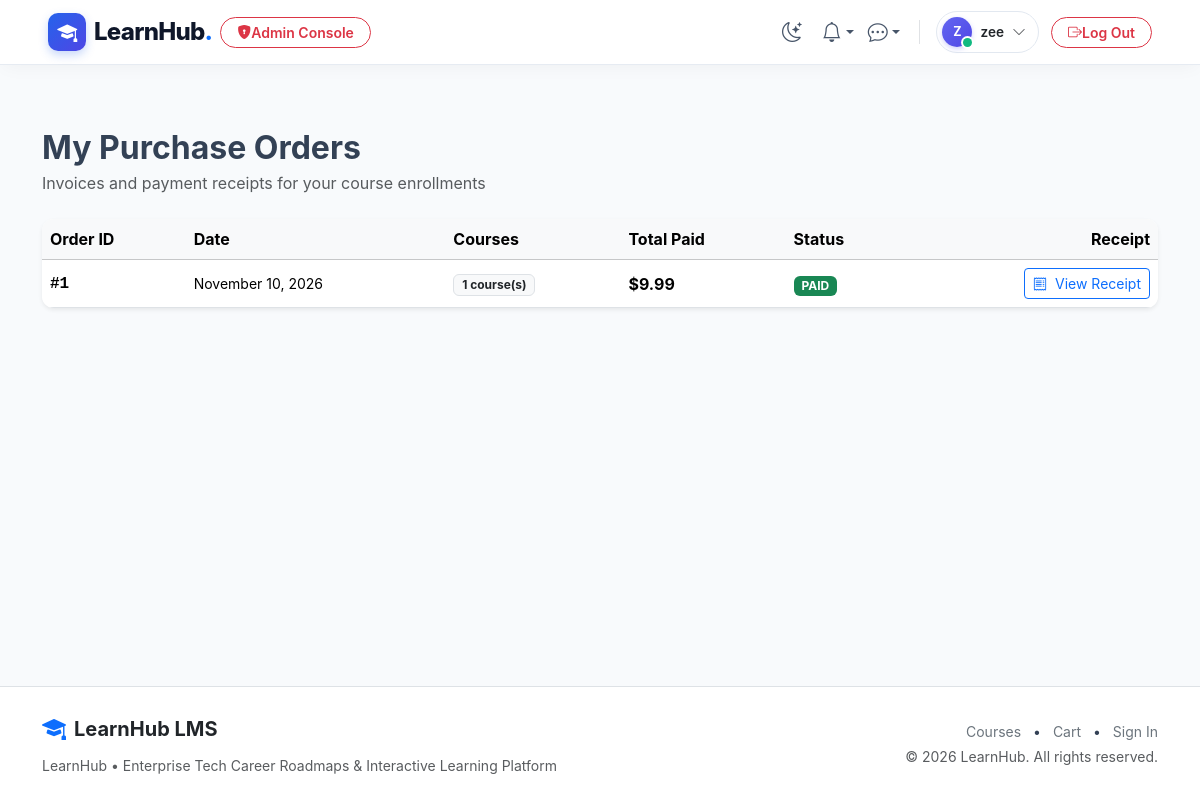
Page /shop/orders (signed in) on the committed database.
### app/models/users.py (models this page shows, shortened)
class User(UserMixin, db.Model):
    __tablename__ = 'users'
    id = db.Column(db.Integer, primary_key=True)
    email = db.Column(db.String(120), unique=True, nullable=False, index=True)
    username = db.Column(db.String(80), unique=True, nullable=False, index=True)
    password_hash = db.Column(db.String(255), nullable=False)
    role_id = db.Column(db.Integer, db.ForeignKey('roles.id'), nullable=False)
    is_active = db.Column(db.Boolean, default=True, nullable=False)
    last_login = db.Column(db.DateTime, nullable=True)
    created_at = db.Column(db.DateTime, default=utcnow, nullable=False)
    role = db.relationship('Role', back_populates='users', lazy='joined')
    profile = db.relationship('UserProfile', back_populates='user', uselist=False, cascade='all, delete-orphan', lazy='joined')
    notifications = db.relationship('Notification', back_populates='user', cascade='all, delete-orphan', lazy='select', order_by='Notification.created_at.desc()')
    enrollments = db.relationship('Enrollment', back_populates='user', lazy='select')
    orders = db.relationship('Order', back_populates='user', lazy='select')
    course_instructors = db.relationship('CourseInstructor', back_populates='user', lazy='select')
    created_courses = db.relationship('Course', back_populates='creator', foreign_keys='Course.created_by', lazy='select')
    wishlists = db.relationship('Wishlist', back_populates='user', cascade='all, delete-orphan', lazy='select')
    quiz_attempts = db.relationship('QuizAttempt', back_populates='user', lazy='select')
    submissions = db.relationship('Submission', back_populates='user', lazy='select')
    forum_threads = db.relationship('ForumThread', back_populates='author', lazy='select')
    forum_posts = db.relationship('ForumPost', back_populates='author', lazy='select')
    post_likes = db.relationship('PostLike', back_populates='user', cascade='all, delete-orphan', lazy='select')
    sent_messages = db.relationship('Message', back_populates='sender', foreign_keys='Message.sender_id', lazy='select')
    received_messages = db.relationship('Message', back_populates='recipient', foreign_keys='Message.recipient_id', lazy='select')
    user_badges = db.relationship('UserBadge', back_populates='user', cascade='all, delete-orphan', lazy='select')
    reviews = db.relationship('Review', back_populates='user', lazy='select')
    audit_logs = db.relationship('AuditLog', back_populates='user', lazy='select')
    def has_role(self, role_name: str) -> bool:
        return bool(self.role and self.role.name.lower() == role_name.lower())
    @property
    def is_admin(self) -> bool:
        return self.has_role('admin')
    @property
    def is_instructor(self) -> bool:
        return self.has_role('instructor')
    @property
    def is_student(self) -> bool:
        return self.has_role('student')

### app/models/commerce.py (models this page shows, shortened)
class Order(db.Model):
    __tablename__ = 'orders'
    id = db.Column(db.Integer, primary_key=True)
    user_id = db.Column(db.Integer, db.ForeignKey('users.id', ondelete='CASCADE'), nullable=False, index=True)
    coupon_id = db.Column(db.Integer, db.ForeignKey('coupons.id', ondelete='SET NULL'), nullable=True)
    subtotal = db.Column(db.Float, default=0.0, nullable=False)
    discount = db.Column(db.Float, default=0.0, nullable=False)
    total = db.Column(db.Float, default=0.0, nullable=False)
    status = db.Column(db.String(20), default='pending', nullable=False)  # pending, paid, failed
    created_at = db.Column(db.DateTime, default=utcnow, nullable=False)
    user = db.relationship('User', back_populates='orders')
    coupon = db.relationship('Coupon', back_populates='orders')
    items = db.relationship('OrderItem', back_populates='order', cascade='all, delete-orphan', lazy='selectin')
    payment = db.relationship('Payment', back_populates='order', uselist=False, cascade='all, delete-orphan')

### app/blueprints/commerce/routes.py (the view)
@commerce_bp.route('/orders')
@login_required
def orders():
    user_orders = Order.query.filter_by(user_id=current_user.id).order_by(Order.created_at.desc()).all()
    return render_template('commerce/orders.html', orders=user_orders)

### app/templates/commerce/orders.html (shortened to what this page needs)
{% extends 'base.html' %}
{% block content %}
<div class="container py-4">
  <h2 class="fw-bold mb-1">My Purchase Orders</h2>
  <p class="text-muted mb-4">Invoices and payment receipts for your course enrollments</p>
  <div class="card shadow-sm border-0">
    <div class="table-responsive">
      <table class="table table-hover align-middle mb-0">
        <thead class="table-light">
          <tr>
            <th>Order ID</th>
            <th>Date</th>
            <th>Courses</th>
            <th>Total Paid</th>
            <th>Status</th>
            <th class="text-end">Receipt</th>
          </tr>
        </thead>
        <tbody>
          {% for ord in orders %}
            <tr>
              <td class="font-monospace fw-bold">#{{ ord.id }}</td>
              <td class="small">{{ ord.created_at.strftime('%B %d, %Y') }}</td>
              <td>
                <span class="badge bg-light text-dark border">{{ ord.items|length }} course(s)</span>
              </td>
              <td class="fw-bold">${{ "%.2f"|format(ord.total) }}</td>
              <td>
                <span class="badge {% if ord.status == 'paid' %}bg-success{% else %}bg-danger{% endif %} text-uppercase">
                  {{ ord.status }}
                </span>
              </td>
              <td class="text-end">
                <a href="{{ url_for('commerce.order_receipt', order_id=ord.id) }}" class="btn btn-sm btn-outline-primary">
                  <i class="bi bi-receipt me-1"></i> View Receipt
                </a>
              </td>
            </tr>
          {% else %}
            <tr>
              <td colspan="6" class="text-center py-4 text-muted">You have not placed any orders yet.</td>
            </tr>
          {% endfor %}
        </tbody>
      </table>
    </div>
  </div>
</div>
{% endblock %}

### app/templates/partials/navbar.html (shortened to what this page needs)
{% set is_preview = is_preview if is_preview is defined else (True if (request.args.get('preview') == '1' or session.get('live_preview')) and request.blueprint != 'admin' else False) %}
{% set preview_qs = preview_qs if preview_qs is defined else ('?preview=1' if is_preview else '') %}
{% set is_admin_panel = (request.blueprint == 'admin') %}
{% set is_user_logged_in = current_user.is_authenticated and not (is_preview and not is_admin_panel) %}
{% set is_admin_user = current_user.is_authenticated and current_user.is_admin and not (is_preview and not is_admin_panel) %}
<nav class="navbar navbar-expand-lg navbar-glass sticky-top py-2">
  <div class="container-fluid px-xl-5 px-lg-4 px-3">
    <a class="navbar-brand d-flex align-items-center gap-2 text-decoration-none me-2" href="{{ url_for('admin.dashboard') if (is_admin_panel or is_admin_user) else (url_for('catalog.home') ~ preview_qs) }}">
      <div class="brand-logo-squircle">
        <i class="bi bi-mortarboard-fill"></i>
      </div>
      <span class="fs-4 brand-text leading-none">LearnHub<span class="text-primary">.</span></span>
    </a>
    <div class="offcanvas-lg offcanvas-start flex-grow-1" tabindex="-1" id="navbarOffcanvas" aria-labelledby="navbarOffcanvasLabel">
      <div class="offcanvas-body d-flex flex-column flex-lg-row align-items-lg-center justify-content-between p-3 p-lg-0 w-100">
        <ul class="navbar-nav me-auto mb-2 mb-lg-0 align-items-lg-center gap-1 flex-lg-nowrap d-none d-lg-flex">
          {% if is_admin_panel %}
            {% set is_dash_active = (request.endpoint == 'admin.dashboard') %}
            {% set is_users_active = (request.endpoint and ('user' in request.endpoint or 'role' in request.endpoint)) %}
            {% set is_roadmaps_active = (request.endpoint and 'roadmap' in request.endpoint) %}
            {% set is_cat_active = (request.endpoint and ('categor' in request.endpoint or 'department' in request.endpoint or 'tag' in request.endpoint)) %}
            {% set is_coupons_active = (request.endpoint and 'coupon' in request.endpoint) %}
            {% set is_audit_active = (request.endpoint and 'audit' in request.endpoint) %}
            {% set is_settings_active = (request.endpoint and ('setting' in request.endpoint or 'badge' in request.endpoint)) %}
            <li class="nav-item">
              <a class="nav-link admin-nav-item {% if is_dash_active %}active{% endif %}" href="{{ url_for('admin.dashboard') }}" title="Dashboard">
                <i class="bi bi-speedometer2 text-danger {% if is_dash_active %}me-1.5{% endif %}"></i>
                {% if is_dash_active %}<span>Dashboard</span>{% endif %}
              </a>
            </li>
            <li class="nav-item">
              <a class="nav-link admin-nav-item {% if is_users_active %}active{% endif %}" href="{{ url_for('admin.users_list') }}" title="Users & Roles">
                <i class="bi bi-people text-info {% if is_users_active %}me-1.5{% endif %}"></i>
                {% if is_users_active %}<span>Users</span>{% endif %}
              </a>
            </li>
            <li class="nav-item">
              <a class="nav-link admin-nav-item {% if is_roadmaps_active %}active{% endif %}" href="{{ url_for('admin.roadmaps') }}" title="Career Roadmaps">
                <i class="bi bi-signpost-split-fill text-primary {% if is_roadmaps_active %}me-1.5{% endif %}"></i>
                {% if is_roadmaps_active %}<span>Roadmaps</span>{% endif %}
              </a>
            </li>
            <li class="nav-item">
              <a class="nav-link admin-nav-item {% if is_cat_active %}active{% endif %}" href="{{ url_for('admin.categories') }}" title="Categories & Taxonomy">
                <i class="bi bi-folder text-warning {% if is_cat_active %}me-1.5{% endif %}"></i>
                {% if is_cat_active %}<span>Categories</span>{% endif %}
              </a>
            </li>
            <li class="nav-item">
              <a class="nav-link admin-nav-item {% if is_coupons_active %}active{% endif %}" href="{{ url_for('admin.coupons') }}" title="Promo Coupons">
                <i class="bi bi-ticket-perforated text-success {% if is_coupons_active %}me-1.5{% endif %}"></i>
                {% if is_coupons_active %}<span>Coupons</span>{% endif %}
              </a>
            </li>
            <li class="nav-item">
              <a class="nav-link admin-nav-item {% if is_audit_active %}active{% endif %}" href="{{ url_for('admin.audit_logs') }}" title="Security Audit Logs">
                <i class="bi bi-shield-check text-dark {% if is_audit_active %}me-1.5{% endif %}"></i>
                {% if is_audit_active %}<span>Audit Logs</span>{% endif %}
              </a>
            </li>
            <li class="nav-item">
              <a class="nav-link admin-nav-item {% if is_settings_active %}active{% endif %}" href="{{ url_for('admin.settings') }}" title="System Settings">
                <i class="bi bi-gear text-secondary {% if is_settings_active %}me-1.5{% endif %}"></i>
                {% if is_settings_active %}<span>Settings</span>{% endif %}
              </a>
            </li>
            <li class="nav-item ms-1">
              <a class="nav-link admin-nav-item text-secondary border" href="{{ url_for('catalog.home', preview=1) }}" target="_blank" title="View Live Website">
                <i class="bi bi-box-arrow-up-right"></i>
              </a>
            </li>
          {% else %}
            {% if is_user_logged_in %}
              {% if current_user.is_student %}
                <li class="nav-item">
                  <a class="nav-link nav-pill-link {% if request.endpoint == 'learning.my_learning' %}active{% endif %}" href="{{ url_for('learning.my_learning') }}">
                    <i class="bi bi-journal-bookmark me-1.5 text-secondary"></i>
                    <span>My Learning</span>
                  </a>
                </li>
                {% if resume_learning %}
                  <li class="nav-item d-none d-md-block">
                    <a href="{{ resume_learning.url }}" class="nav-resume-pill text-decoration-none d-flex align-items-center gap-2" title="Resume: {{ resume_learning.course_title }} — {{ resume_learning.lesson_title }}">
                      <span class="resume-play-btn">
                        <i class="bi bi-play-fill"></i>
                      </span>
                      <div class="d-flex flex-column" style="max-width: 140px;">
                        <span class="resume-pill-title text-truncate">{{ resume_learning.course_title }}</span>
                        <div class="d-flex align-items-center gap-1.5 mt-0.5">
                          <div class="progress resume-progress-bar flex-grow-1" style="height: 4px;">
                            <div class="progress-bar bg-primary" role="progressbar" style="width: {{ resume_learning.progress_pct }}%;" aria-valuenow="{{ resume_learning.progress_pct }}" aria-valuemin="0" aria-valuemax="100"></div>
                          </div>
                          <span class="resume-pill-pct">{{ resume_learning.progress_pct }}%</span>
                        </div>
                      </div>
                    </a>
                  </li>
                {% endif %}
                <li class="nav-item">
                  <a class="nav-link nav-pill-link {% if request.endpoint and request.endpoint.startswith('assessments.') %}active{% endif %}" href="{{ url_for('assessments.student_grades') }}">
                    <i class="bi bi-card-checklist me-1.5 text-secondary"></i>
                    <span>Grades</span>
                  </a>
                </li>
              {% elif current_user.is_admin %}
                <li class="nav-item">
                  <a class="btn btn-sm btn-outline-danger rounded-pill px-3 py-1 fw-semibold d-flex align-items-center gap-1.5 text-decoration-none" href="{{ url_for('admin.dashboard') }}">
                    <i class="bi bi-shield-lock-fill"></i>
                    <span>Admin Console</span>
                  </a>
                </li>
              {% endif %}
            {% endif %}
          {% endif %}
        </ul>
        <ul class="navbar-nav ms-auto mb-2 mb-lg-0 align-items-center gap-2 flex-nowrap justify-content-end d-none d-lg-flex">
          {% if not is_admin_panel %}
          <li class="nav-item">
            <button class="btn-nav-icon position-relative text-decoration-none border-0" id="themeToggleBtn" type="button" title="Toggle Theme" aria-label="Toggle Theme">
              <i class="bi bi-moon-stars fs-5 theme-icon-active" id="themeIcon"></i>
            </button>
          </li>
          {% endif %}
          {% if is_user_logged_in %}
            <li class="nav-item dropdown">
              <a class="btn-nav-icon position-relative text-decoration-none dropdown-toggle border-0" href="#" id="navNotifDropdown" role="button" data-bs-toggle="dropdown" aria-expanded="false" title="Notifications">
                <i class="bi bi-bell fs-5"></i>
              </a>
            </li>
            <li class="nav-item dropdown">
              <a class="btn-nav-icon position-relative text-decoration-none dropdown-toggle border-0" href="#" id="navMsgDropdown" role="button" data-bs-toggle="dropdown" aria-expanded="false" title="Direct Messages">
                <i class="bi bi-chat-dots fs-5"></i>
              </a>
            </li>
            <li class="nav-item dropdown">
              <a class="user-profile-pill d-flex align-items-center gap-2 text-decoration-none" href="#" role="button" data-bs-toggle="dropdown" aria-expanded="false">
                <div class="position-relative">
                  <div class="avatar-nav-circle">
                    {{ (current_user.username[0]|upper) if current_user.username else 'U' }}
                  </div>
                  <span class="online-dot"></span>
                </div>
                <span class="fw-semibold text-dark user-name-label">{{ current_user.username }}</span>
                <i class="bi bi-chevron-down text-muted small ms-0.5"></i>
              </a>
            </li>
            {% if is_admin_panel or is_admin_user %}
              <li class="nav-item ms-1">
                <form action="{{ url_for('auth.logout') }}" method="POST" class="m-0">
                  <button type="submit" class="btn btn-outline-danger btn-sm rounded-pill px-3 py-1 fw-semibold d-flex align-items-center gap-1.5" title="Sign out of LearnHub">
                    <i class="bi bi-box-arrow-right"></i>
                    <span>Log Out</span>
                  </button>
                </form>
              </li>
            {% endif %}
          {% endif %}
        </ul>
      </div>
    </div>
  </div>
</nav>

### rows in the picture
User: username "Z", username "zee"
Order: id "1", created_at "November 10, 2026", items|length "1", total "9.99", status "PAID"
